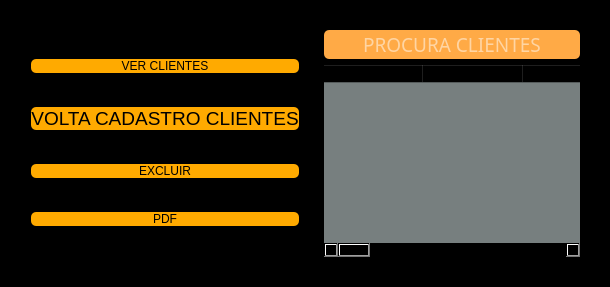
      <widget class="QWidget" name="telaclientes">
       <property name="styleSheet">
        <string notr="true">background-color: rgb(0, 0, 0);</string>
       </property>
       <layout class="QVBoxLayout" name="verticalLayout_4">
        <item>
         <widget class="QFrame" name="frame_4">
          <property name="styleSheet">
           <string notr="true">background-color: rgb(0, 0, 0);</string>
          </property>
          <property name="frameShape">
           <enum>QFrame::StyledPanel</enum>
          </property>
          <property name="frameShadow">
           <enum>QFrame::Raised</enum>
          </property>
          <layout class="QHBoxLayout" name="horizontalLayout_2">
           <item>
            <widget class="QFrame" name="frame_botao">
             <property name="styleSheet">
              <string notr="true">background-color: rgb(0, 0, 0);</string>
             </property>
             <property name="frameShape">
              <enum>QFrame::StyledPanel</enum>
             </property>
             <property name="frameShadow">
              <enum>QFrame::Raised</enum>
             </property>
             <layout class="QVBoxLayout" name="verticalLayout_7">
              <item>
               <widget class="QPushButton" name="altera_clientes">
                <property name="styleSheet">
                 <string notr="true">font: 14pt &quot;MS Shell Dlg 2&quot;;
background-color: rgb(255, 170, 0);
color: rgb(0, 0, 0);
border-style:outset;
border-radius:5px;
border-width:0px;
</string>
                </property>
                <property name="text">
                 <string>VER CLIENTES</string>
                </property>
                <property name="icon">
                 <iconset>
                  <normaloff>icon/lupar.png</normaloff>icon/lupar.png</iconset>
                </property>
                <property name="iconSize">
                 <size>
                  <width>150</width>
                  <height>50</height>
                 </size>
                </property>
               </widget>
              </item>
              <item>
               <widget class="QPushButton" name="volt_cadastroclientes">
                <property name="font">
                 <font>
                  <pointsize>14</pointsize>
                 </font>
                </property>
                <property name="toolTip">
                 <string>CADASTRO DE CLIENTES</string>
                </property>
                <property name="styleSheet">
                 <string notr="true">color: rgb(0, 0, 0);
background-color: rgb(255, 170, 0);
border-style:outset;
border-radius:5px;
border-width:0px;
</string>
                </property>
                <property name="text">
                 <string>VOLTA CADASTRO CLIENTES</string>
                </property>
                <property name="icon">
                 <iconset>
                  <normaloff>icon/VOLTA_CADASTRO_CLIENTE.png</normaloff>icon/VOLTA_CADASTRO_CLIENTE.png</iconset>
                </property>
                <property name="iconSize">
                 <size>
                  <width>50</width>
                  <height>50</height>
                 </size>
                </property>
               </widget>
              </item>
              <item>
               <widget class="QPushButton" name="volt_apagacliente">
                <property name="styleSheet">
                 <string notr="true">color: rgb(0, 0, 0);
background-color: rgb(255, 170, 0);
font: 14pt &quot;MS Shell Dlg 2&quot;;
border-style:outset;
border-radius:5px;
border-width:0px;
</string>
                </property>
                <property name="text">
                 <string>EXCLUIR</string>
                </property>
                <property name="icon">
                 <iconset>
                  <normaloff>icon/LIXEIRA.png</normaloff>icon/LIXEIRA.png</iconset>
                </property>
                <property name="iconSize">
                 <size>
                  <width>50</width>
                  <height>50</height>
                 </size>
                </property>
               </widget>
              </item>
              <item>
               <widget class="QPushButton" name="pushButton_gera_odf">
                <property name="styleSheet">
                 <string notr="true">color: rgb(0, 0, 0);
background-color: rgb(255, 170, 0);
font: 14pt &quot;MS Shell Dlg 2&quot;;
border-style:outset;
border-radius:5px;
border-width:0px;
</string>
                </property>
                <property name="text">
                 <string>PDF</string>
                </property>
                <property name="icon">
                 <iconset>
                  <normaloff>icon/BOTAO_SALVAR_PDF.png</normaloff>icon/BOTAO_SALVAR_PDF.png</iconset>
                </property>
                <property name="iconSize">
                 <size>
                  <width>50</width>
                  <height>50</height>
                 </size>
                </property>
               </widget>
              </item>
             </layout>
            </widget>
           </item>
           <item>
            <widget class="QFrame" name="frame_6">
             <property name="styleSheet">
              <string notr="true">background-color: rgb(0, 0, 0);
border-style:outset;
border-radius:5px;
border-width:0px;
</string>
             </property>
             <property name="frameShape">
              <enum>QFrame::StyledPanel</enum>
             </property>
             <property name="frameShadow">
              <enum>QFrame::Raised</enum>
             </property>
             <layout class="QVBoxLayout" name="verticalLayout_6">
              <item>
               <widget class="QLineEdit" name="lineEdit_procuraclientes">
                <property name="font">
                 <font>
                  <family>Arial Black</family>
                  <pointsize>14</pointsize>
                  <weight>10</weight>
                  <italic>false</italic>
                  <bold>false</bold>
                 </font>
                </property>
                <property name="styleSheet">
                 <string notr="true">font: 87 14pt &quot;Arial Black&quot;;
color: rgb(255, 255, 255);
background-color: rgb(255, 170, 70);
border-style:outset;
border-radius:5px;
border-width:0px;
</string>
                </property>
                <property name="text">
                 <string/>
                </property>
                <property name="alignment">
                 <set>Qt::AlignCenter</set>
                </property>
                <property name="placeholderText">
                 <string>PROCURA CLIENTES</string>
                </property>
                <property name="clearButtonEnabled">
                 <bool>true</bool>
                </property>
               </widget>
              </item>
              <item>
               <widget class="QTableWidget" name="tableWidget_clientes_3">
                <property name="styleSheet">
                 <string notr="true">border-style:outset;
border-radius:5px;
border-width:0px;
background-color:rgb(234, 249, 249,130);
color: rgb(0, 0, 0);</string>
                </property>
                <property name="frameShape">
                 <enum>QFrame::HLine</enum>
                </property>
                <property name="frameShadow">
                 <enum>QFrame::Sunken</enum>
                </property>
                <property name="lineWidth">
                 <number>0</number>
                </property>
                <property name="midLineWidth">
                 <number>0</number>
                </property>
                <property name="autoScrollMargin">
                 <number>3</number>
                </property>
                <property name="editTriggers">
                 <set>QAbstractItemView::NoEditTriggers</set>
                </property>
                <property name="tabKeyNavigation">
                 <bool>false</bool>
                </property>
                <property name="showDropIndicator" stdset="0">
                 <bool>false</bool>
                </property>
                <property name="dragDropOverwriteMode">
                 <bool>false</bool>
                </property>
                <property name="dragDropMode">
                 <enum>QAbstractItemView::InternalMove</enum>
                </property>
                <property name="selectionMode">
                 <enum>QAbstractItemView::ExtendedSelection</enum>
                </property>
                <property name="textElideMode">
                 <enum>Qt::ElideNone</enum>
                </property>
                <property name="verticalScrollMode">
                 <enum>QAbstractItemView::ScrollPerItem</enum>
                </property>
                <property name="gridStyle">
                 <enum>Qt::CustomDashLine</enum>
                </property>
                <property name="wordWrap">
                 <bool>true</bool>
                </property>
                <property name="rowCount">
                 <number>0</number>
                </property>
                <attribute name="horizontalHeaderCascadingSectionResizes">
                 <bool>false</bool>
                </attribute>
                <attribute name="horizontalHeaderHighlightSections">
                 <bool>true</bool>
                </attribute>
                <attribute name="horizontalHeaderShowSortIndicator" stdset="0">
                 <bool>false</bool>
                </attribute>
                <attribute name="horizontalHeaderStretchLastSection">
                 <bool>false</bool>
                </attribute>
                <attribute name="verticalHeaderVisible">
                 <bool>false</bool>
                </attribute>
                <attribute name="verticalHeaderCascadingSectionResizes">
                 <bool>false</bool>
                </attribute>
                <column>
                 <property name="text">
                  <string>ID</string>
                 </property>
                </column>
                <column>
                 <property name="text">
                  <string>CLIENTE</string>
                 </property>
                </column>
                <column>
                 <property name="text">
                  <string>IDADE</string>
                 </property>
                </column>
                <column>
                 <property name="text">
                  <string>CPF</string>
                 </property>
                </column>
                <column>
                 <property name="text">
                  <string>EMAIL</string>
                 </property>
                </column>
                <column>
                 <property name="text">
                  <string>ENDEREÇO</string>
                 </property>
                </column>
                <column>
                 <property name="text">
                  <string>NUMERO</string>
                 </property>
                </column>
                <column>
                 <property name="text">
                  <string>CIDADE</string>
                 </property>
                </column>
                <column>
                 <property name="text">
                  <string>BAIRRO</string>
                 </property>
                </column>
                <column>
                 <property name="text">
                  <string>COMPLEMENTO</string>
                 </property>
                </column>
                <column>
                 <property name="text">
                  <string>NASCIMENTO</string>
                 </property>
                </column>
                <column>
                 <property name="text">
                  <string>SEXO</string>
                 </property>
                </column>
                <column>
                 <property name="text">
                  <string>TELEFONE</string>
                 </property>
                </column>
                <column>
                 <property name="text">
                  <string>UF</string>
                 </property>
                </column>
               </widget>
              </item>
             </layout>
            </widget>
           </item>
          </layout>
         </widget>
        </item>
       </layout>
      </widget>
